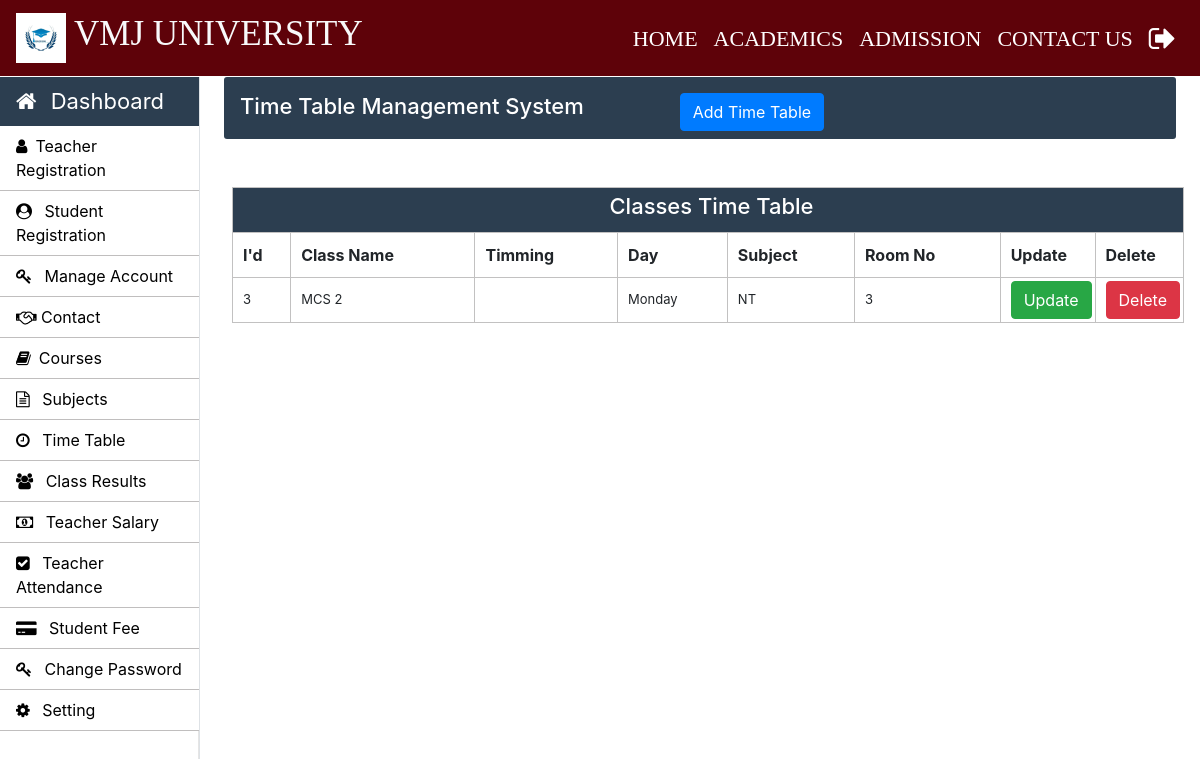
Before: /admin/time-table.php (signed in) with the older database file.
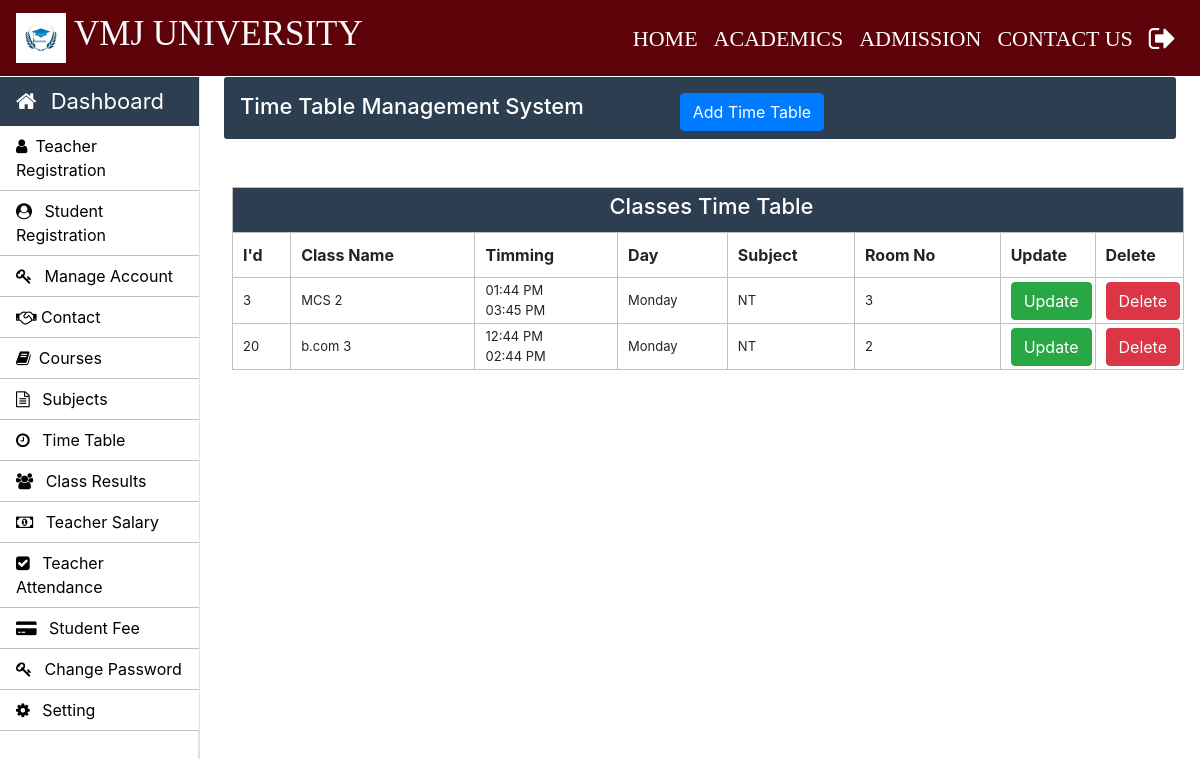
After: the same page with the newer database file.
### tables this page shows
CREATE TABLE IF NOT EXISTS `time_table` (
  `id` int NOT NULL AUTO_INCREMENT,
  `course_code` varchar(10) NOT NULL,
  `semester` int NOT NULL,
  `timing_from` varchar(10) NOT NULL,
  `timing_to` varchar(10) NOT NULL,
  `day` varchar(20) NOT NULL,
  `subject_code` varchar(20) NOT NULL,
  `room_no` int NOT NULL,
  PRIMARY KEY (`id`)
);

CREATE TABLE IF NOT EXISTS `weekdays` (
  `day_id` int NOT NULL AUTO_INCREMENT,
  `day_name` varchar(15) NOT NULL,
  PRIMARY KEY (`day_id`)
);

### admin/time-table.php (the view, shortened to what this page needs)
<!doctype html>
<html lang="en">
<head>
</head>
<body>
    <?php include('../common/common-header.php') ?>
    <?php include('../common/admin-sidebar.php') ?>
    <main role="main" class="col-xl-10 col-lg-9 col-md-8 ml-sm-auto px-md-4 mb-2 w-100">
        <div class="sub-main">
            <div class="text-center d-flex flex-wrap flex-md-nowrap pt-3 pb-2 mb-3 text-white admin-dashboard pl-3">
                <div class="d-flex">
                    <h4 class="mr-5">Time Table Management System </h4>
                    <button type="button" class="btn btn-primary ml-5" data-toggle="modal"
                        data-target=".bd-example-modal-lg">Add Time Table</button>
                </div>
            </div>
            <div class="row">
                <div class="col-md-12 ml-2">
                    <section class=" mt-3">
                        <div class="row">
                            <div class="col-md-8"></div>
                            <div class="col-md-3 ml-5 ">
                                <div class="col-md-12 pt-3 ml-5">
                                </div>
                            </div>
                        </div>
                        <div class="row">
                            <div class="col-md-12">
                                <table class="w-100 table-elements table-three-tr" cellpadding="3">
                                    <tr class="table-tr-head table-three text-white">
                                        <td colspan="8" class="text-center text-white">
                                            <h4>Classes Time Table</h4>
                                        </td>
                                    </tr>
                                    <tr class="table-tr-head">
                                        <th>I'd</th>
                                        <th>Class Name</th>
                                        <th>Timming</th>
                                        <th>Day</th>
                                        <th>Subject</th>
                                        <th>Room No</th>
                                        <th>Update</th>
                                        <th>Delete
                                    </tr>
                                    <?php
										$query="select id,course_code,TIME_FORMAT(timing_from,'%h:%i %p') as timing_from,TIME_FORMAT(timing_to,'%h:%i %p') as timing_to,semester,day_name,day_id,day,subject_code,room_no from time_table tt inner join weekdays wd on tt.day=wd.day_id";
										$run=mysqli_query($con,$query);
										while($row=mysqli_fetch_array($run)) {
											echo "<tr>";
											echo "<td>".$row["id"]."</td>";
											echo "<td>".$row["course_code"]." ".$row["semester"]."</td>";
											echo "<td>" .$row["timing_from"]."<br>".$row["timing_to"]."</td>";
											echo "<td>".$row["day_name"]."</td>";
											echo "<td>".$row["subject_code"]."</td>";
											echo "<td>".$row["room_no"]."</td>";
											echo "<td width='20'><button class='btn btn-success update-btn' data-id='".$row["id"]."' data-course='".$row["course_code"]."' data-semester='".$row["semester"]."' data-timing-from='".$row["timing_from"]."' data-timing-to='".$row["timing_to"]."' data-day='".$row["day_id"]."' data-subject='".$row["subject_code"]."' data-room='".$row["room_no"]."'>Update</button></td>";
                                            echo "<td width='20'><a class='btn btn-danger' href='delete-function.php?course_code=".$row['course_code']."'>Delete</a></td>";
											echo "</tr>";
										}
									?>
                                </table>
                            </div>
                        </div>
                    </section>
                </div>
            </div>
        </div>
    </main>
</body>
</html>

Changed rows visible on the page:
changed time_table "MCS": timing_from (not shown) → "01:44 PM"; timing_to (not shown) → "03:45 PM"
added time_table: id "20", course_code "b.com", semester "3", timing_from "12:44 PM", timing_to "02:44 PM", weekdays.day_name "Monday", subject_code "NT", room_no "2"
